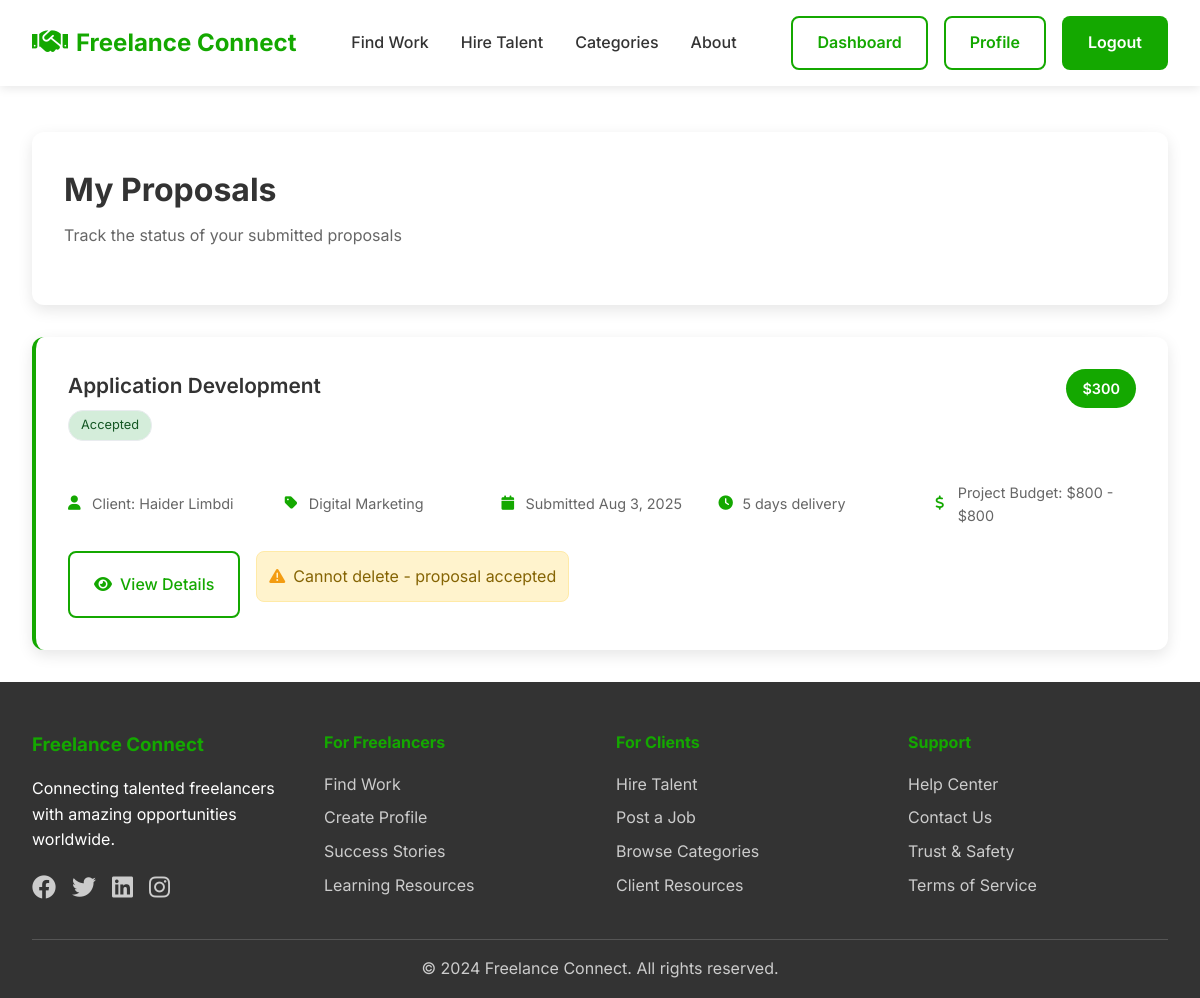
Screenshot of /freelance-connect/my-proposals.php (signed in) with the database file from the repository.
### tables this page shows
CREATE TABLE `proposals` (
  `id` int(11) NOT NULL,
  `project_id` int(11) NOT NULL,
  `freelancer_id` int(11) NOT NULL,
  `cover_letter` text NOT NULL,
  `bid_amount` decimal(10,2) NOT NULL,
  `delivery_time` int(11) NOT NULL,
  `status` enum('pending','accepted','rejected') DEFAULT 'pending',
  `created_at` timestamp NOT NULL DEFAULT current_timestamp(),
  `admin_notes` text DEFAULT NULL
);

CREATE TABLE `projects` (
  `id` int(11) NOT NULL,
  `client_id` int(11) NOT NULL,
  `category_id` int(11) NOT NULL,
  `title` varchar(200) NOT NULL,
  `description` text NOT NULL,
  `budget_min` decimal(10,2) DEFAULT NULL,
  `budget_max` decimal(10,2) DEFAULT NULL,
  `project_type` enum('fixed','hourly') NOT NULL,
  `skills_required` text DEFAULT NULL,
  `status` enum('open','in_progress','completed','cancelled') DEFAULT 'open',
  `created_at` timestamp NOT NULL DEFAULT current_timestamp(),
  `updated_at` timestamp NOT NULL DEFAULT current_timestamp() ON UPDATE current_timestamp(),
  `admin_notes` text DEFAULT NULL
);

CREATE TABLE `users` (
  `id` int(11) NOT NULL,
  `username` varchar(50) NOT NULL,
  `email` varchar(100) NOT NULL,
  `password_hash` varchar(255) NOT NULL,
  `first_name` varchar(50) NOT NULL,
  `last_name` varchar(50) NOT NULL,
  `user_type` enum('freelancer','client') NOT NULL,
  `profile_image` varchar(255) DEFAULT NULL,
  `bio` text DEFAULT NULL,
  `skills` text DEFAULT NULL,
  `hourly_rate` decimal(10,2) DEFAULT NULL,
  `location` varchar(100) DEFAULT NULL,
  `created_at` timestamp NOT NULL DEFAULT current_timestamp(),
  `updated_at` timestamp NOT NULL DEFAULT current_timestamp() ON UPDATE current_timestamp(),
  `status` enum('active','suspended','banned') DEFAULT 'active'
);

CREATE TABLE `categories` (
  `id` int(11) NOT NULL,
  `name` varchar(100) NOT NULL,
  `description` text DEFAULT NULL,
  `icon` varchar(50) DEFAULT NULL,
  `created_at` timestamp NOT NULL DEFAULT current_timestamp()
);

### freelance-connect/my-proposals.php (the view, shortened to what this page needs)
<?php
require_once 'config/db.php';
$user_id = $_SESSION['user_id'];
try {
    $stmt = $pdo->prepare("
        SELECT pr.*,
               p.title as project_title,
               p.budget_min, p.budget_max,
               c.name as category_name,
               u.first_name, u.last_name,
               (SELECT COUNT(*) FROM deals WHERE proposal_id = pr.id) as deal_count
        FROM proposals pr
        LEFT JOIN projects p ON pr.project_id = p.id
        LEFT JOIN categories c ON p.category_id = c.id
        LEFT JOIN users u ON p.client_id = u.id
        WHERE pr.freelancer_id = ?
        ORDER BY pr.created_at DESC
    ");
    $stmt->execute([$user_id]);
    $proposals = $stmt->fetchAll(PDO::FETCH_ASSOC);
} catch (PDOException $e) {
    $proposals = [];
}
?>
<!DOCTYPE html>
<html lang="en">
<head>
    <link rel="stylesheet" href="assets/css/style.css">
    <link rel="stylesheet" href="assets/css/projects.css">
    <link href="https://cdnjs.cloudflare.com/ajax/libs/font-awesome/6.0.0/css/all.min.css" rel="stylesheet">
</head>
<body>
    <?php include 'includes/header.php'; ?>
    <div class="projects-container">
        <div class="projects-header">
            <h1 class="projects-title">My Proposals</h1>
            <p class="projects-subtitle">Track the status of your submitted proposals</p>
        </div>
        <?php if (empty($proposals)): ?>
            <div class="no-projects">
                <i class="fas fa-file-alt"></i>
                <h3>No Proposals Yet</h3>
                <p>You haven't submitted any proposals yet. Start browsing projects to find opportunities!</p>
                <a href="browse-projects.php" class="action-btn btn-primary">Browse Projects</a>
            </div>
        <?php else: ?>
            <div class="projects-grid">
                <?php foreach ($proposals as $proposal): ?>
                    <div class="project-card">
                        <div class="project-header">
                            <div>
                                <h3 class="project-title"><?php echo htmlspecialchars($proposal['project_title']); ?></h3>
                                <div class="skills-tags">
                                    <span class="skill-tag" style="background: <?php
                                    echo $proposal['status'] === 'accepted' ? '#d4edda' :
                                        ($proposal['status'] === 'rejected' ? '#f8d7da' : '#fff3cd');
                                    ?>; color: <?php
                                    echo $proposal['status'] === 'accepted' ? '#155724' :
                                        ($proposal['status'] === 'rejected' ? '#721c24' : '#856404');
                                    ?>;">
                                        <?php echo ucfirst($proposal['status']); ?>
                                    </span>
                                </div>
                            </div>
                            <div class="project-budget">
                                $<?php echo number_format($proposal['bid_amount']); ?>
                            </div>
                        </div>
                        <div class="project-details">
                            <div class="detail-item">
                                <i class="fas fa-user"></i>
                                <span>Client:
                                    <?php echo htmlspecialchars($proposal['first_name'] . ' ' . $proposal['last_name']); ?></span>
                            </div>
                            <div class="detail-item">
                                <i class="fas fa-tag"></i>
                                <span><?php echo htmlspecialchars($proposal['category_name']); ?></span>
                            </div>
                            <div class="detail-item">
                                <i class="fas fa-calendar"></i>
                                <span>Submitted <?php echo date('M j, Y', strtotime($proposal['created_at'])); ?></span>
                            </div>
                            <div class="detail-item">
                                <i class="fas fa-clock"></i>
                                <span><?php echo $proposal['delivery_time']; ?> days delivery</span>
                            </div>
                            <div class="detail-item">
                                <i class="fas fa-dollar-sign"></i>
                                <span>Project Budget: $<?php echo number_format($proposal['budget_min']); ?> -
                                    $<?php echo number_format($proposal['budget_max']); ?></span>
                            </div>
                        </div>
                        <div class="project-actions">
                            <a href="freelancer-project-details.php?id=<?php echo $proposal['id']; ?>"
                                class="action-btn btn-outline">
                                <i class="fas fa-eye"></i> View Details
                            </a>
                            <?php if ($proposal['deal_count'] == 0): ?>
                                <form method="POST" style="display: inline;"
                                    onsubmit="return confirm('Are you sure you want to delete this proposal? This action cannot be undone.');">
                                    <input type="hidden" name="proposal_id" value="<?php echo $proposal['id']; ?>">
                                    <button type="submit" name="delete_proposal" class="action-btn btn-danger">
                                        <i class="fas fa-trash"></i> Delete
                                    </button>
                                </form>
                            <?php else: ?>
                                <div class="delete-confirmation">
                                    <i class="fas fa-exclamation-triangle"></i>
                                    <span>Cannot delete - proposal accepted</span>
                                </div>
                            <?php endif; ?>
                        </div>
                    </div>
                <?php endforeach; ?>
            </div>
        <?php endif; ?>
    </div>
    <?php include 'includes/footer.php'; ?>
</body>
</html>

### freelance-connect/assets/css/style.css (style rules this page uses)
* { margin: 0; padding: 0; box-sizing: border-box; }
body { font-family: 'Inter', sans-serif; line-height: 1.6; color: #333; background-color: #fff; }
.btn-outline { color: #14a800; border-color: #14a800; background: transparent; }

### freelance-connect/assets/css/projects.css (style rules this page uses)
.projects-container { max-width: 1200px; margin: 0 auto; padding: 2rem; margin-top: 100px; }
.projects-header { background: white; padding: 2rem; border-radius: 12px; box-shadow: 0 5px 15px rgba(0,0,0,0.1); margin-bottom: 2rem; }
.projects-title { font-size: 2rem; font-weight: 700; color: #333; margin-bottom: 0.5rem; }
.projects-subtitle { color: #666; margin-bottom: 1.5rem; }
.projects-grid { display: grid; gap: 1.5rem; }
.project-card { background: white; padding: 2rem; border-radius: 12px; box-shadow: 0 5px 15px rgba(0,0,0,0.1); border-left: 4px solid #14a800; transition: transform 0.3s ease, box-shadow 0.3s ease; }
.project-header { display: flex; justify-content: space-between; align-items: flex-start; margin-bottom: 1rem; }
.project-title { font-size: 1.3rem; font-weight: 600; color: #333; margin-bottom: 0.5rem; }
.project-budget { background: #14a800; color: white; padding: 0.5rem 1rem; border-radius: 20px; font-weight: 600; font-size: 0.9rem; }
.project-details { display: grid; grid-template-columns: repeat(auto-fit, minmax(150px, 1fr)); gap: 1rem; margin-bottom: 1.5rem; }
.detail-item { display: flex; align-items: center; gap: 0.5rem; color: #666; font-size: 0.9rem; }
.detail-item i { color: #14a800; width: 16px; }
.skills-tags { display: flex; flex-wrap: wrap; gap: 0.5rem; margin-bottom: 1.5rem; }
.skill-tag { background: #f8f9fa; color: #666; padding: 0.25rem 0.75rem; border-radius: 15px; font-size: 0.8rem; border: 1px solid #e9ecef; }
.project-actions { display: flex; gap: 1rem; flex-wrap: wrap; }
.action-btn { padding: 0.75rem 1.5rem; border-radius: 8px; text-decoration: none; font-weight: 500; transition: all 0.3s ease; display: inline-flex; align-items: center; gap: 0.5rem; }
.btn-outline { border: 2px solid #14a800; color: #14a800; background: transparent; }

### freelance-connect/my-proposals.php (style rules this page uses)
.delete-confirmation { background: #fff3cd; color: #856404; border: 1px solid #ffeaa7; padding: 0.75rem; border-radius: 8px; margin-bottom: 1rem; display: flex; align-items: center; gap: 0.5rem; }
.delete-confirmation i { color: #f39c12; }

### rows the page displays
proposals: project.title "Application Development", status "Accepted", bid_amount "300", users.first_name+last_name "Haider Limbdi", categories.name "Digital Marketing", created_at "Aug 3, 2025", delivery_time "5", project.budget_min "800", project.budget_max "800"
